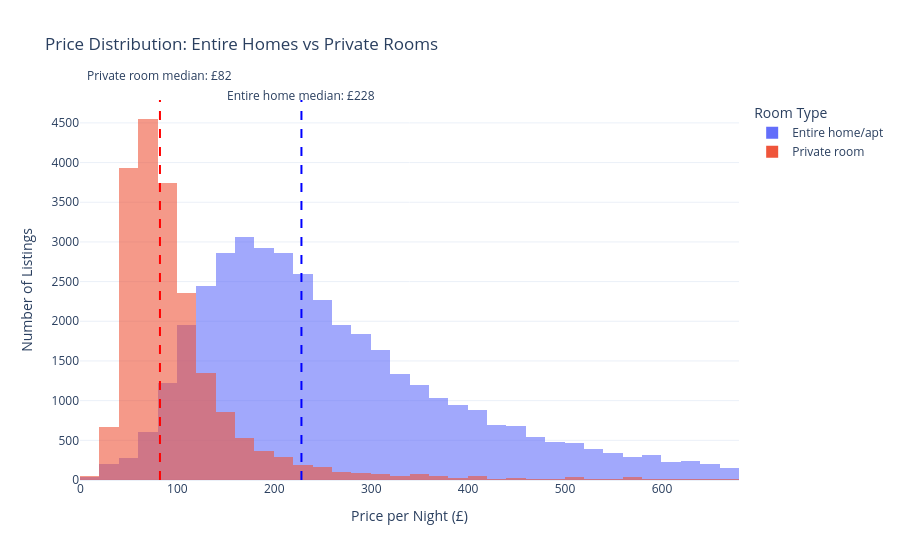

Here is the notebook cell this chart was saved with:
### Markdown cell above
## Task 1 — Histogram: price by room type (overlapping distributions)

**What to build:** A histogram showing price distributions for **Entire home/apt vs Private room** (exclude Shared room — too few observations) overlaid on the same chart.

**Requirements:**
- Both room types on the same chart (use `color='room_type'`)
- `barmode='overlay'` with `opacity=0.6` so both distributions are visible
- A vertical line for the median of EACH room type, differently coloured
- Insight title comparing the two distributions

### Code cell
import pandas as pd
import plotly.express as px

df.columns = df.columns.str.strip()

df['price'] = pd.to_numeric(
    df['price'].astype(str).str.replace(r'[$,£]', '', regex=True),
    errors='coerce'
)

df = df.dropna(subset=['price'])

p95 = df['price'].quantile(0.95)

df_cap = df[df['price'] <= p95].copy()

room_data = df_cap[
    df_cap['room_type'].isin(['Entire home/apt', 'Private room'])
].copy()

if room_data.empty:
    raise ValueError("No listings found for the selected room types.")

median_entire = room_data.loc[
    room_data['room_type'] == 'Entire home/apt', 'price'
].median()

median_private = room_data.loc[
    room_data['room_type'] == 'Private room', 'price'
].median()

fig = px.histogram(
    room_data,
    x='price',
    color='room_type',
    barmode='overlay',
    opacity=0.6,
    nbins=50,
    color_discrete_map={
        'Entire home/apt': '#636EFA',
        'Private room': '#EF553B'
    },
    title='Price Distribution: Entire Homes vs Private Rooms'
)

fig.add_vline(
    x=median_entire,
    line_color='blue',
    line_dash='dash'
)

fig.add_vline(
    x=median_private,
    line_color='red',
    line_dash='dash'
)

fig.add_annotation(
    x=median_entire,
    y=1,
    yref='paper',
    text=f'Entire home median: £{median_entire:.0f}',
    showarrow=False,
    yshift=15
)

fig.add_annotation(
    x=median_private,
    y=1,
    yref='paper',
    text=f'Private room median: £{median_private:.0f}',
    showarrow=False,
    yshift=35
)

fig.update_layout(
    xaxis_title='Price per Night (£)',
    yaxis_title='Number of Listings',
    legend_title='Room Type',
    template='plotly_white'
)

fig.show()

### Figure 1 — Plotly figure (JSON) as saved in the notebook; plotly's stock layout.template omitted (floating-point values rounded to 4 significant figures; data arrays with more than 128 entries replaced by an {"elided": "..."} marker saying what was removed)
{"data": [{"bingroup": "x", "hovertemplate": "room_type=Entire home/apt<br>price=%{x}<br>count=%{y}<extra></extra>", "legendgroup": "Entire home/apt", "marker": {"color": "#636EFA", "opacity": 0.6, "pattern": {"shape": ""}}, "name": "Entire home/apt", "nbinsx": 50, "orientation": "v", "showlegend": true, "type": "histogram", "x": {"elided": "39167 float values"}, "xaxis": "x", "yaxis": "y"}, {"bingroup": "x", "hovertemplate": "room_type=Private room<br>price=%{x}<br>count=%{y}<extra></extra>", "legendgroup": "Private room", "marker": {"color": "#EF553B", "opacity": 0.6, "pattern": {"shape": ""}}, "name": "Private room", "nbinsx": 50, "orientation": "v", "showlegend": true, "type": "histogram", "x": {"elided": "19826 float values"}, "xaxis": "x", "yaxis": "y"}], "layout": {"annotations": [{"showarrow": false, "text": "Entire home median: £228", "x": 228, "y": 1, "yref": "paper", "yshift": 15}, {"showarrow": false, "text": "Private room median: £82", "x": 82, "y": 1, "yref": "paper", "yshift": 35}], "barmode": "overlay", "legend": {"title": {"text": "Room Type"}, "tracegroupgap": 0}, "shapes": [{"line": {"color": "blue", "dash": "dash"}, "type": "line", "x0": 228, "x1": 228, "xref": "x", "y0": 0, "y1": 1, "yref": "y domain"}, {"line": {"color": "red", "dash": "dash"}, "type": "line", "x0": 82, "x1": 82, "xref": "x", "y0": 0, "y1": 1, "yref": "y domain"}], "title": {"text": "Price Distribution: Entire Homes vs Private Rooms"}, "xaxis": {"anchor": "y", "domain": [0, 1], "title": {"text": "Price per Night (£)"}}, "yaxis": {"anchor": "x", "domain": [0, 1], "title": {"text": "Number of Listings"}}}}
